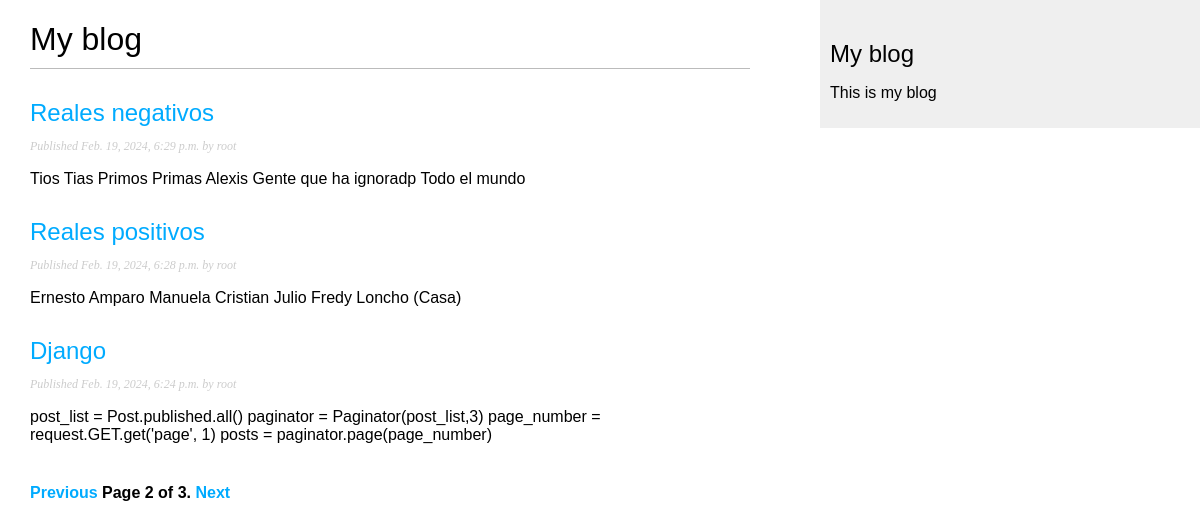
Screenshot of /?page=2 with the database file from the repository.
### blog/models.py (models this page shows, shortened)
class Post(models.Model):
    class Status(models.TextChoices):
        DRAFT = 'DF', 'Draft'
        PULISHED = 'PB', 'Published'
    title = models.CharField(max_length=100)
    slug = models.SlugField(max_length=100,
                            unique_for_date='publish')
    author = models.ForeignKey(User,
                               on_delete=models.CASCADE,
                               related_name='blog_posts')
    body = models.TextField()
    publish = models.DateTimeField(default =timezone.now)
    created = models.DateTimeField(auto_now_add=True)
    updated = models.DateTimeField(auto_now=True)
    status = models.CharField(max_length=2,
                              choices = Status.choices,
                              default=Status.DRAFT)
    objects = models.Manager()
    published = PublishedManager()
    class Meta:
        ordering = ['-publish']
        indexes = [
            models.Index(fields=['publish']),
        ]
    def get_absolute_url(self):
        return reverse('blog:post_detail' ,args=[self.publish.year,
                                                 self.publish.month,
                                                 self.publish.day,
                                                 self.slug])

### blog/views.py (the view)
# urls.py: path('', views.PostListView.as_view(), name='post_list'),
class PostListView(ListView):
    queryset = Post.published.all()
    context_object_name = 'posts'
    paginate_by = 3
    template_name = 'blog/post/list.html'

### blog/templates/blog/post/list.html (shortened to what this page needs)
{% extends "blog/base.html" %}
{% block content %}
    <h1> My blog </h1>
    {% for post in posts %}
        <h2>
            <a href = "{{ post.get_absolute_url }}">
                {{post.title}}
            </a>
        </h2>
        <p class="date">
            Published {{ post.publish}} by {{post.author}}
        </p>
        {{ post.body|truncatewords:30|linebreaks}}
    {% endfor %}
    {% include "blog/pagination.html" with page=page_obj %}
{% endblock content %}

### blog/static/css/blog.css (style rules this page uses)
body { margin:0; padding:0; font-family:helvetica, sans-serif; }
a { color:#00abff; text-decoration:none; }
h1 { font-weight:normal; border-bottom:1px solid #bbb; padding:0 0 10px 0; }
h2 { font-weight:normal; margin:30px 0 0; }
p.date { color:#ccc; font-family: georgia, serif; font-size: 12px; font-style: italic; }

### rows the page displays
Post: title "Reales negativos", publish "Feb. 19, 2024, 6:29 p.m.", author "root", body "Tios Tias Primos Primas Alexis Gente que ha ignoradp Todo el mundo"
Post: title "Reales positivos", publish "Feb. 19, 2024, 6:28 p.m.", author "root", body "Ernesto Amparo Manuela Cristian Julio Fredy Loncho (Casa)"
Post: title "Django", publish "Feb. 19, 2024, 6:24 p.m.", author "root", body "post_list = Post.published.all() paginator = Paginator(post_list,3) page_number = request.GET.get('page', 1) posts = paginator.page(page_number)"

### other values shown
{{ page.number }} "2"
{{ page.paginator.num_pages }} "3"
